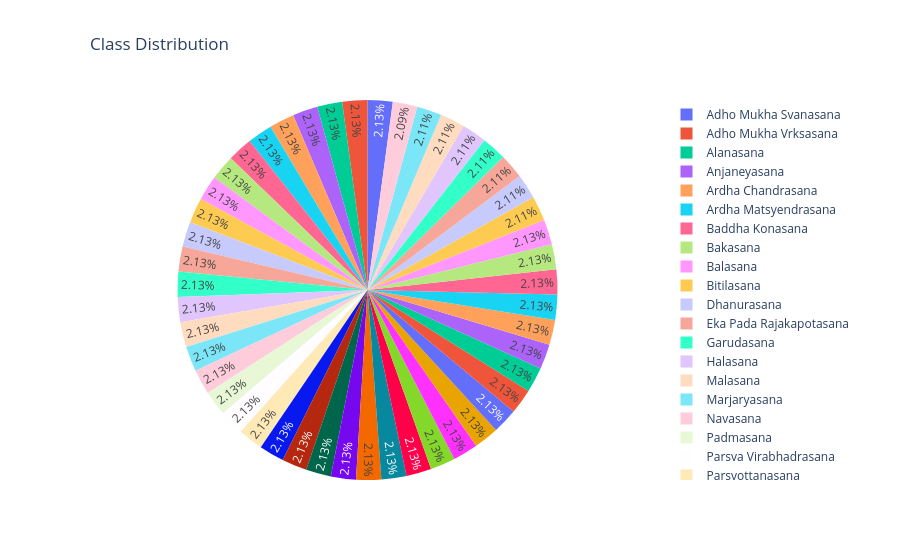

Write notebook code for a chart like this one.
### Code cell
#Pie Plot
fig= px.pie(names=class_names, values=class_dis, title="Class Distribution")
fig.update_layout({'title':{'x':0.1}})
fig.show()

### Figure 1 — Plotly figure (JSON) as saved in the notebook; plotly's stock layout.template omitted (floating-point values rounded to 4 significant figures)
{"data": [{"domain": {"x": [0, 1], "y": [0, 1]}, "hovertemplate": "label=%{label}<br>value=%{value}<extra></extra>", "labels": ["Adho Mukha Svanasana", "Adho Mukha Vrksasana", "Alanasana", "Anjaneyasana", "Ardha Chandrasana", "Ardha Matsyendrasana", "Ardha Navasana", "Ardha Pincha Mayurasana", "Ashta Chandrasana", "Baddha Konasana", "Bakasana", "Balasana", "Bitilasana", "Camatkarasana", "Dhanurasana", "Eka Pada Rajakapotasana", "Garudasana", "Halasana", "Hanumanasana", "Malasana", "Marjaryasana", "Navasana", "Padmasana", "Parsva Virabhadrasana", "Parsvottanasana", "Paschimottanasana", "Phalakasana", "Pincha Mayurasana", "Salamba Bhujangasana", "Salamba Sarvangasana", "Setu Bandha Sarvangasana", "Sivasana", "Supta Kapotasana", "Trikonasana", "Upavistha Konasana", "Urdhva Dhanurasana", "Urdhva Mukha Svsnssana", "Ustrasana", "Utkatasana", "Uttanasana", "Utthita Hasta Padangusthasana", "Utthita Parsvakonasana", "Vasisthasana", "Virabhadrasana One", "Virabhadrasana Three", "Virabhadrasana Two", "Vrksasana"], "legendgroup": "", "name": "", "showlegend": true, "type": "pie", "values": [96, 96, 96, 96, 96, 96, 94, 95, 95, 96, 96, 96, 96, 95, 96, 96, 96, 96, 95, 96, 96, 96, 96, 96, 96, 96, 96, 96, 95, 96, 96, 96, 95, 95, 96, 96, 96, 96, 96, 96, 96, 96, 96, 96, 96, 96, 96]}], "layout": {"legend": {"tracegroupgap": 0}, "title": {"text": "Class Distribution", "x": 0.1}}}
